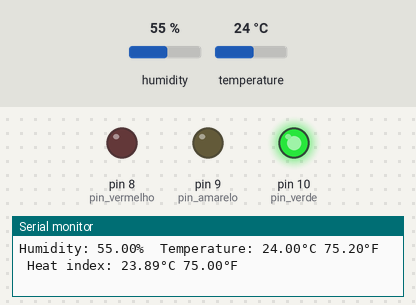
A sketch run on a simulated Arduino Uno, built with avr-gcc and run on an emulated ATmega328P. On the bench: output pins drawn as LEDs (lit = HIGH), the last lines printed to the serial monitor. Inputs (shaded band) come from the test bench; at power-on: temperature 24 °C, humidity 55 %.

Above: at 2.8 s.
2.9 s: temperature set to 27 °C
At 4.7 s:
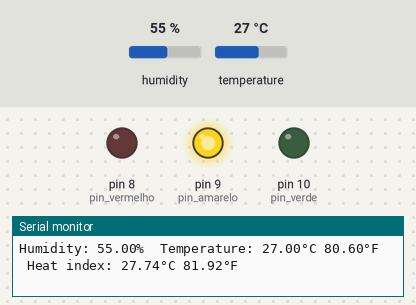
5.7 s: temperature set to 29 °C
11.9 s: temperature set to 32 °C
At 13.2 s:
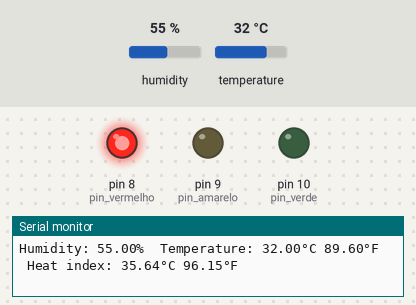
14.7 s: temperature set to 12 °C
At 16.2 s:
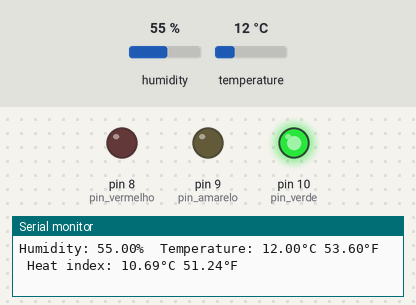
20.9 s: temperature set to 28 °C
At 21.7 s:
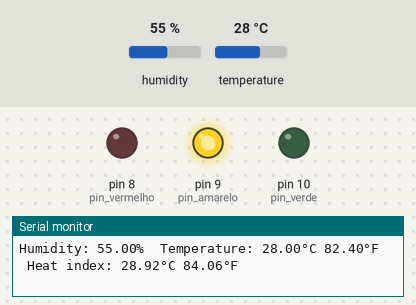
Timing chart, 0 to 23.9 s (numbered marks = the images above; inputs shaded):
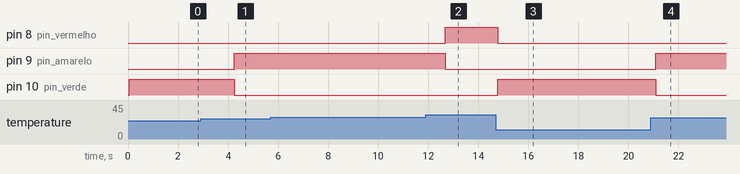

Measured:
- the behaviour switches between 25 and 26 °C on temperature (found by bisection; images 0 and 1)
- the behaviour switches between 30 and 31 °C on temperature (found by bisection; images 1 and 2)
- after the input at 2.9 s, pin 9 (pin_amarelo): LOW → HIGH after 1.4 s; pin 10 (pin_verde): HIGH → LOW after 1.4 s
- after the input at 11.9 s, pin 8 (pin_vermelho): LOW → HIGH after 0.78 s; pin 9 (pin_amarelo): HIGH → LOW after 0.78 s
- after the input at 14.7 s, pin 8 (pin_vermelho): HIGH → LOW after 0.08 s; pin 10 (pin_verde): LOW → HIGH after 0.08 s
- after the input at 20.9 s, pin 9 (pin_amarelo): LOW → HIGH after 0.20 s; pin 10 (pin_verde): HIGH → LOW after 0.20 s

The sketch:

DHTtester.ino
```cpp
#include "DHT.h" // Importa
#define DHTPIN 2 // Define o pino do  DHT
#define DHTTYPE DHT11 // Define o tipo do DHT

const int pin_vermelho = 8;
const int pin_amarelo = 9;
const int pin_verde = 10;
DHT dht(DHTPIN, DHTTYPE);

void setup() {
  Serial.begin(9600);
  Serial.println(F("DHTxx test!"));
  pinMode(pin_vermelho, OUTPUT);
  pinMode(pin_amarelo, OUTPUT);
  pinMode(pin_verde, OUTPUT);
  dht.begin(); // Começa a função do DHT
}

void loop() {
  float h = dht.readHumidity();
  float t = dht.readTemperature();
  float f = dht.readTemperature(true);

  if (isnan(h) || isnan(t) || isnan(f)) {
    Serial.println(F("Failed to read from DHT sensor!"));
    return;
  }

  float hif = dht.computeHeatIndex(f, h);
  float hic = dht.computeHeatIndex(t, h, false);

  Serial.print(F("Humidity: "));
  Serial.print(h);
  Serial.print(F("%  Temperature: "));
  Serial.print(t);
  Serial.print(F("°C "));
  Serial.print(f);
  Serial.print(F("°F  Heat index: "));
  Serial.print(hic);
  Serial.print(F("°C "));
  Serial.print(hif);
  Serial.println(F("°F"));

  if(t<=25){
    digitalWrite(pin_verde, HIGH);
    digitalWrite(pin_vermelho, LOW);
    digitalWrite(pin_amarelo, LOW);
  }
  else if(t>25 && t<=30){
    digitalWrite(pin_verde, LOW);
    digitalWrite(pin_vermelho, LOW);
    digitalWrite(pin_amarelo, HIGH);
  }
  else if(t>30){
    digitalWrite(pin_verde, LOW);
    digitalWrite(pin_vermelho, HIGH);
    digitalWrite(pin_amarelo, LOW);
  }
}
```
